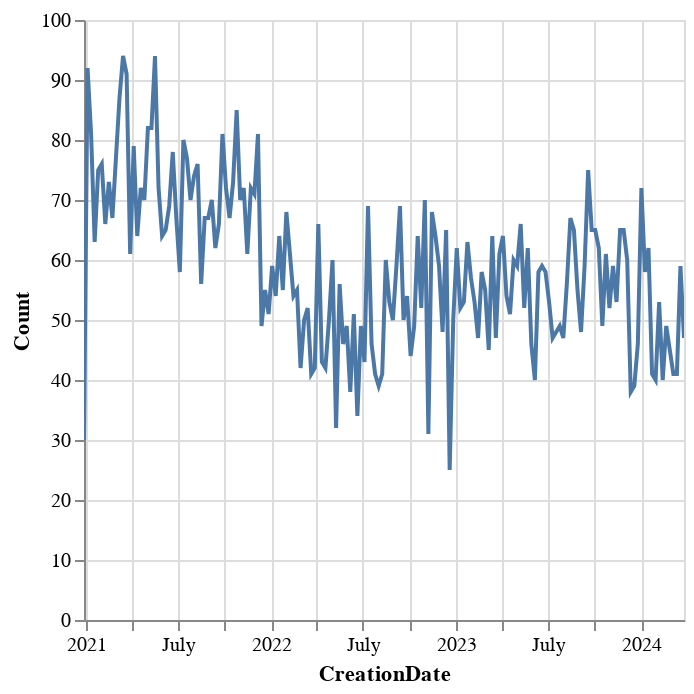

The notebook cell saved with this chart:
### Code cell
df_plot = pl_grouping_wk(df_ac)
df_plot.plot.line(x="CreationDate", y="Count")

### Figure 1 — Vega-Lite specification as saved in the notebook (floating-point values rounded to 4 significant figures; data arrays with more than 128 entries replaced by an {"elided": "..."} marker saying what was removed)
{"config": {"view": {"continuousWidth": 300, "continuousHeight": 300}}, "data": {"name": "data-d72eb0207791da5317d4ede5c595d5e8"}, "mark": {"type": "line", "tooltip": true}, "encoding": {"x": {"field": "CreationDate", "type": "temporal"}, "y": {"field": "Count", "type": "quantitative"}}, "params": [{"name": "param_11", "select": {"type": "interval", "encodings": ["x", "y"]}, "bind": "scales"}], "$schema": "https://vega.github.io/schema/vega-lite/v5.20.1.json", "datasets": {"data-d72eb0207791da5317d4ede5c595d5e8": {"elided": "170 records"}}}
